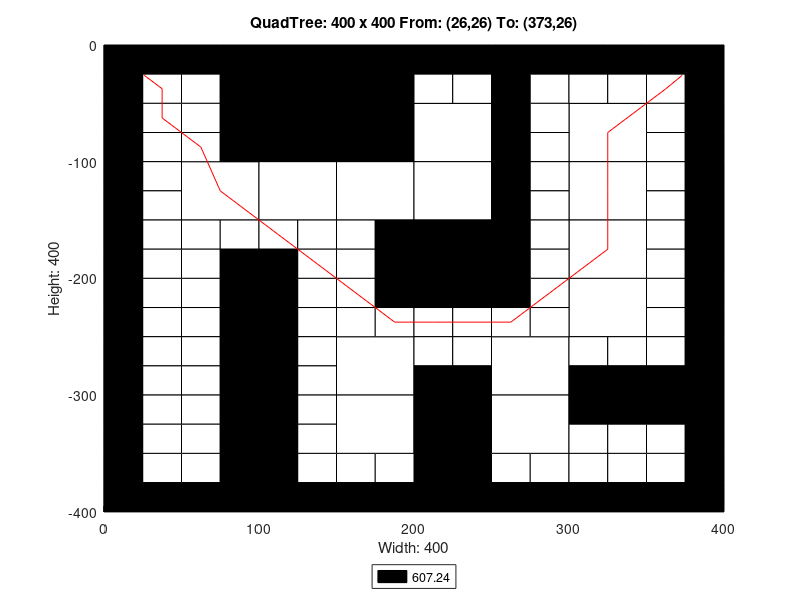

Here is the MATLAB script that generated this plot:
axis([0 400 -400 0]);
title('QuadTree: 400 x 400 From: (26,26) To: (373,26)');
xlabel('Width: 400');
ylabel('Height: 400');
rectangle('Position',[100 -100 100 100], 'FaceColor',[0 0 0]);
rectangle('Position',[50 -150 50 50], 'FaceColor',[1 1 1]);
rectangle('Position',[100 -150 50 50], 'FaceColor',[1 1 1]);
rectangle('Position',[150 -150 50 50], 'FaceColor',[1 1 1]);
rectangle('Position',[200 -100 50 50], 'FaceColor',[1 1 1]);
rectangle('Position',[300 -100 50 50], 'FaceColor',[1 1 1]);
rectangle('Position',[200 -150 50 50], 'FaceColor',[1 1 1]);
rectangle('Position',[200 -200 50 50], 'FaceColor',[0 0 0]);
rectangle('Position',[300 -150 50 50], 'FaceColor',[1 1 1]);
rectangle('Position',[300 -200 50 50], 'FaceColor',[1 1 1]);
rectangle('Position',[150 -300 50 50], 'FaceColor',[1 1 1]);
rectangle('Position',[150 -350 50 50], 'FaceColor',[1 1 1]);
rectangle('Position',[250 -300 50 50], 'FaceColor',[1 1 1]);
rectangle('Position',[300 -250 50 50], 'FaceColor',[1 1 1]);
rectangle('Position',[200 -350 50 50], 'FaceColor',[0 0 0]);
rectangle('Position',[250 -350 50 50], 'FaceColor',[1 1 1]);
rectangle('Position',[200 -400 50 50], 'FaceColor',[0 0 0]);
rectangle('Position',[0 -25 25 25], 'FaceColor',[0 0 0]);
rectangle('Position',[25 -25 25 25], 'FaceColor',[0 0 0]);
rectangle('Position',[0 -50 25 25], 'FaceColor',[0 0 0]);
rectangle('Position',[25 -50 25 25], 'FaceColor',[1 1 1]);
rectangle('Position',[50 -25 25 25], 'FaceColor',[0 0 0]);
rectangle('Position',[75 -25 25 25], 'FaceColor',[0 0 0]);
rectangle('Position',[50 -50 25 25], 'FaceColor',[1 1 1]);
rectangle('Position',[75 -50 25 25], 'FaceColor',[0 0 0]);
rectangle('Position',[0 -75 25 25], 'FaceColor',[0 0 0]);
rectangle('Position',[25 -75 25 25], 'FaceColor',[1 1 1]);
rectangle('Position',[0 -100 25 25], 'FaceColor',[0 0 0]);
rectangle('Position',[25 -100 25 25], 'FaceColor',[1 1 1]);
rectangle('Position',[50 -75 25 25], 'FaceColor',[1 1 1]);
rectangle('Position',[75 -75 25 25], 'FaceColor',[0 0 0]);
rectangle('Position',[50 -100 25 25], 'FaceColor',[1 1 1]);
rectangle('Position',[75 -100 25 25], 'FaceColor',[0 0 0]);
rectangle('Position',[0 -125 25 25], 'FaceColor',[0 0 0]);
rectangle('Position',[25 -125 25 25], 'FaceColor',[1 1 1]);
rectangle('Position',[0 -150 25 25], 'FaceColor',[0 0 0]);
rectangle('Position',[25 -150 25 25], 'FaceColor',[1 1 1]);
rectangle('Position',[0 -175 25 25], 'FaceColor',[0 0 0]);
rectangle('Position',[25 -175 25 25], 'FaceColor',[1 1 1]);
rectangle('Position',[0 -200 25 25], 'FaceColor',[0 0 0]);
rectangle('Position',[25 -200 25 25], 'FaceColor',[1 1 1]);
rectangle('Position',[50 -175 25 25], 'FaceColor',[1 1 1]);
rectangle('Position',[75 -175 25 25], 'FaceColor',[1 1 1]);
rectangle('Position',[50 -200 25 25], 'FaceColor',[1 1 1]);
rectangle('Position',[75 -200 25 25], 'FaceColor',[0 0 0]);
rectangle('Position',[100 -175 25 25], 'FaceColor',[1 1 1]);
rectangle('Position',[125 -175 25 25], 'FaceColor',[1 1 1]);
rectangle('Position',[100 -200 25 25], 'FaceColor',[0 0 0]);
rectangle('Position',[125 -200 25 25], 'FaceColor',[1 1 1]);
rectangle('Position',[150 -175 25 25], 'FaceColor',[1 1 1]);
rectangle('Position',[175 -175 25 25], 'FaceColor',[0 0 0]);
rectangle('Position',[150 -200 25 25], 'FaceColor',[1 1 1]);
rectangle('Position',[175 -200 25 25], 'FaceColor',[0 0 0]);
rectangle('Position',[200 -25 25 25], 'FaceColor',[0 0 0]);
rectangle('Position',[225 -25 25 25], 'FaceColor',[0 0 0]);
rectangle('Position',[200 -50 25 25], 'FaceColor',[1 1 1]);
rectangle('Position',[225 -50 25 25], 'FaceColor',[1 1 1]);
rectangle('Position',[250 -25 25 25], 'FaceColor',[0 0 0]);
rectangle('Position',[275 -25 25 25], 'FaceColor',[0 0 0]);
rectangle('Position',[250 -50 25 25], 'FaceColor',[0 0 0]);
rectangle('Position',[275 -50 25 25], 'FaceColor',[1 1 1]);
rectangle('Position',[250 -75 25 25], 'FaceColor',[0 0 0]);
rectangle('Position',[275 -75 25 25], 'FaceColor',[1 1 1]);
rectangle('Position',[250 -100 25 25], 'FaceColor',[0 0 0]);
rectangle('Position',[275 -100 25 25], 'FaceColor',[1 1 1]);
rectangle('Position',[300 -25 25 25], 'FaceColor',[0 0 0]);
rectangle('Position',[325 -25 25 25], 'FaceColor',[0 0 0]);
rectangle('Position',[300 -50 25 25], 'FaceColor',[1 1 1]);
rectangle('Position',[325 -50 25 25], 'FaceColor',[1 1 1]);
rectangle('Position',[350 -25 25 25], 'FaceColor',[0 0 0]);
rectangle('Position',[375 -25 25 25], 'FaceColor',[0 0 0]);
rectangle('Position',[350 -50 25 25], 'FaceColor',[1 1 1]);
rectangle('Position',[375 -50 25 25], 'FaceColor',[0 0 0]);
rectangle('Position',[350 -75 25 25], 'FaceColor',[1 1 1]);
rectangle('Position',[375 -75 25 25], 'FaceColor',[0 0 0]);
rectangle('Position',[350 -100 25 25], 'FaceColor',[1 1 1]);
rectangle('Position',[375 -100 25 25], 'FaceColor',[0 0 0]);
rectangle('Position',[250 -125 25 25], 'FaceColor',[0 0 0]);
rectangle('Position',[275 -125 25 25], 'FaceColor',[1 1 1]);
rectangle('Position',[250 -150 25 25], 'FaceColor',[0 0 0]);
rectangle('Position',[275 -150 25 25], 'FaceColor',[1 1 1]);
rectangle('Position',[250 -175 25 25], 'FaceColor',[0 0 0]);
rectangle('Position',[275 -175 25 25], 'FaceColor',[1 1 1]);
rectangle('Position',[250 -200 25 25], 'FaceColor',[0 0 0]);
rectangle('Position',[275 -200 25 25], 'FaceColor',[1 1 1]);
rectangle('Position',[350 -125 25 25], 'FaceColor',[1 1 1]);
rectangle('Position',[375 -125 25 25], 'FaceColor',[0 0 0]);
rectangle('Position',[350 -150 25 25], 'FaceColor',[1 1 1]);
rectangle('Position',[375 -150 25 25], 'FaceColor',[0 0 0]);
rectangle('Position',[350 -175 25 25], 'FaceColor',[1 1 1]);
rectangle('Position',[375 -175 25 25], 'FaceColor',[0 0 0]);
rectangle('Position',[350 -200 25 25], 'FaceColor',[1 1 1]);
rectangle('Position',[375 -200 25 25], 'FaceColor',[0 0 0]);
rectangle('Position',[0 -225 25 25], 'FaceColor',[0 0 0]);
rectangle('Position',[25 -225 25 25], 'FaceColor',[1 1 1]);
rectangle('Position',[0 -250 25 25], 'FaceColor',[0 0 0]);
rectangle('Position',[25 -250 25 25], 'FaceColor',[1 1 1]);
rectangle('Position',[50 -225 25 25], 'FaceColor',[1 1 1]);
rectangle('Position',[75 -225 25 25], 'FaceColor',[0 0 0]);
rectangle('Position',[50 -250 25 25], 'FaceColor',[1 1 1]);
rectangle('Position',[75 -250 25 25], 'FaceColor',[0 0 0]);
rectangle('Position',[0 -275 25 25], 'FaceColor',[0 0 0]);
rectangle('Position',[25 -275 25 25], 'FaceColor',[1 1 1]);
rectangle('Position',[0 -300 25 25], 'FaceColor',[0 0 0]);
rectangle('Position',[25 -300 25 25], 'FaceColor',[1 1 1]);
rectangle('Position',[50 -275 25 25], 'FaceColor',[1 1 1]);
rectangle('Position',[75 -275 25 25], 'FaceColor',[0 0 0]);
rectangle('Position',[50 -300 25 25], 'FaceColor',[1 1 1]);
rectangle('Position',[75 -300 25 25], 'FaceColor',[0 0 0]);
rectangle('Position',[100 -225 25 25], 'FaceColor',[0 0 0]);
rectangle('Position',[125 -225 25 25], 'FaceColor',[1 1 1]);
rectangle('Position',[100 -250 25 25], 'FaceColor',[0 0 0]);
rectangle('Position',[125 -250 25 25], 'FaceColor',[1 1 1]);
rectangle('Position',[150 -225 25 25], 'FaceColor',[1 1 1]);
rectangle('Position',[175 -225 25 25], 'FaceColor',[0 0 0]);
rectangle('Position',[150 -250 25 25], 'FaceColor',[1 1 1]);
rectangle('Position',[175 -250 25 25], 'FaceColor',[1 1 1]);
rectangle('Position',[100 -275 25 25], 'FaceColor',[0 0 0]);
rectangle('Position',[125 -275 25 25], 'FaceColor',[1 1 1]);
rectangle('Position',[100 -300 25 25], 'FaceColor',[0 0 0]);
rectangle('Position',[125 -300 25 25], 'FaceColor',[1 1 1]);
rectangle('Position',[0 -325 25 25], 'FaceColor',[0 0 0]);
rectangle('Position',[25 -325 25 25], 'FaceColor',[1 1 1]);
rectangle('Position',[0 -350 25 25], 'FaceColor',[0 0 0]);
rectangle('Position',[25 -350 25 25], 'FaceColor',[1 1 1]);
rectangle('Position',[50 -325 25 25], 'FaceColor',[1 1 1]);
rectangle('Position',[75 -325 25 25], 'FaceColor',[0 0 0]);
rectangle('Position',[50 -350 25 25], 'FaceColor',[1 1 1]);
rectangle('Position',[75 -350 25 25], 'FaceColor',[0 0 0]);
rectangle('Position',[0 -375 25 25], 'FaceColor',[0 0 0]);
rectangle('Position',[25 -375 25 25], 'FaceColor',[1 1 1]);
rectangle('Position',[0 -400 25 25], 'FaceColor',[0 0 0]);
rectangle('Position',[25 -400 25 25], 'FaceColor',[0 0 0]);
rectangle('Position',[50 -375 25 25], 'FaceColor',[1 1 1]);
rectangle('Position',[75 -375 25 25], 'FaceColor',[0 0 0]);
rectangle('Position',[50 -400 25 25], 'FaceColor',[0 0 0]);
rectangle('Position',[75 -400 25 25], 'FaceColor',[0 0 0]);
rectangle('Position',[100 -325 25 25], 'FaceColor',[0 0 0]);
rectangle('Position',[125 -325 25 25], 'FaceColor',[1 1 1]);
rectangle('Position',[100 -350 25 25], 'FaceColor',[0 0 0]);
rectangle('Position',[125 -350 25 25], 'FaceColor',[1 1 1]);
rectangle('Position',[100 -375 25 25], 'FaceColor',[0 0 0]);
rectangle('Position',[125 -375 25 25], 'FaceColor',[1 1 1]);
rectangle('Position',[100 -400 25 25], 'FaceColor',[0 0 0]);
rectangle('Position',[125 -400 25 25], 'FaceColor',[0 0 0]);
rectangle('Position',[150 -375 25 25], 'FaceColor',[1 1 1]);
rectangle('Position',[175 -375 25 25], 'FaceColor',[1 1 1]);
rectangle('Position',[150 -400 25 25], 'FaceColor',[0 0 0]);
rectangle('Position',[175 -400 25 25], 'FaceColor',[0 0 0]);
rectangle('Position',[200 -225 25 25], 'FaceColor',[0 0 0]);
rectangle('Position',[225 -225 25 25], 'FaceColor',[0 0 0]);
rectangle('Position',[200 -250 25 25], 'FaceColor',[1 1 1]);
rectangle('Position',[225 -250 25 25], 'FaceColor',[1 1 1]);
rectangle('Position',[250 -225 25 25], 'FaceColor',[0 0 0]);
rectangle('Position',[275 -225 25 25], 'FaceColor',[1 1 1]);
rectangle('Position',[250 -250 25 25], 'FaceColor',[1 1 1]);
rectangle('Position',[275 -250 25 25], 'FaceColor',[1 1 1]);
rectangle('Position',[200 -275 25 25], 'FaceColor',[1 1 1]);
rectangle('Position',[225 -275 25 25], 'FaceColor',[1 1 1]);
rectangle('Position',[200 -300 25 25], 'FaceColor',[0 0 0]);
rectangle('Position',[225 -300 25 25], 'FaceColor',[0 0 0]);
rectangle('Position',[350 -225 25 25], 'FaceColor',[1 1 1]);
rectangle('Position',[375 -225 25 25], 'FaceColor',[0 0 0]);
rectangle('Position',[350 -250 25 25], 'FaceColor',[1 1 1]);
rectangle('Position',[375 -250 25 25], 'FaceColor',[0 0 0]);
rectangle('Position',[300 -275 25 25], 'FaceColor',[1 1 1]);
rectangle('Position',[325 -275 25 25], 'FaceColor',[1 1 1]);
rectangle('Position',[300 -300 25 25], 'FaceColor',[0 0 0]);
rectangle('Position',[325 -300 25 25], 'FaceColor',[0 0 0]);
rectangle('Position',[350 -275 25 25], 'FaceColor',[1 1 1]);
rectangle('Position',[375 -275 25 25], 'FaceColor',[0 0 0]);
rectangle('Position',[350 -300 25 25], 'FaceColor',[0 0 0]);
rectangle('Position',[375 -300 25 25], 'FaceColor',[0 0 0]);
rectangle('Position',[250 -375 25 25], 'FaceColor',[1 1 1]);
rectangle('Position',[275 -375 25 25], 'FaceColor',[1 1 1]);
rectangle('Position',[250 -400 25 25], 'FaceColor',[0 0 0]);
rectangle('Position',[275 -400 25 25], 'FaceColor',[0 0 0]);
rectangle('Position',[300 -325 25 25], 'FaceColor',[0 0 0]);
rectangle('Position',[325 -325 25 25], 'FaceColor',[0 0 0]);
rectangle('Position',[300 -350 25 25], 'FaceColor',[1 1 1]);
rectangle('Position',[325 -350 25 25], 'FaceColor',[1 1 1]);
rectangle('Position',[350 -325 25 25], 'FaceColor',[0 0 0]);
rectangle('Position',[375 -325 25 25], 'FaceColor',[0 0 0]);
rectangle('Position',[350 -350 25 25], 'FaceColor',[1 1 1]);
rectangle('Position',[375 -350 25 25], 'FaceColor',[0 0 0]);
rectangle('Position',[300 -375 25 25], 'FaceColor',[1 1 1]);
rectangle('Position',[325 -375 25 25], 'FaceColor',[1 1 1]);
rectangle('Position',[300 -400 25 25], 'FaceColor',[0 0 0]);
rectangle('Position',[325 -400 25 25], 'FaceColor',[0 0 0]);
rectangle('Position',[350 -375 25 25], 'FaceColor',[1 1 1]);
rectangle('Position',[375 -375 25 25], 'FaceColor',[0 0 0]);
rectangle('Position',[350 -400 25 25], 'FaceColor',[0 0 0]);
rectangle('Position',[375 -400 25 25], 'FaceColor',[0 0 0]);
X=[373,362.5,325,325,325,287.5,262.5,237.5,212.5,187.5,162.5,137.5,112.5,75,62.5,37.5,37.5,26];
Y=[-26,-37.5,-75,-125,-175,-212.5,-237.5,-237.5,-237.5,-237.5,-212.5,-187.5,-162.5,-125,-87.5,-62.5,-37.5,-26];
hold on;
plot(X,Y,'r');
legend('607.24','Location','southoutside');
